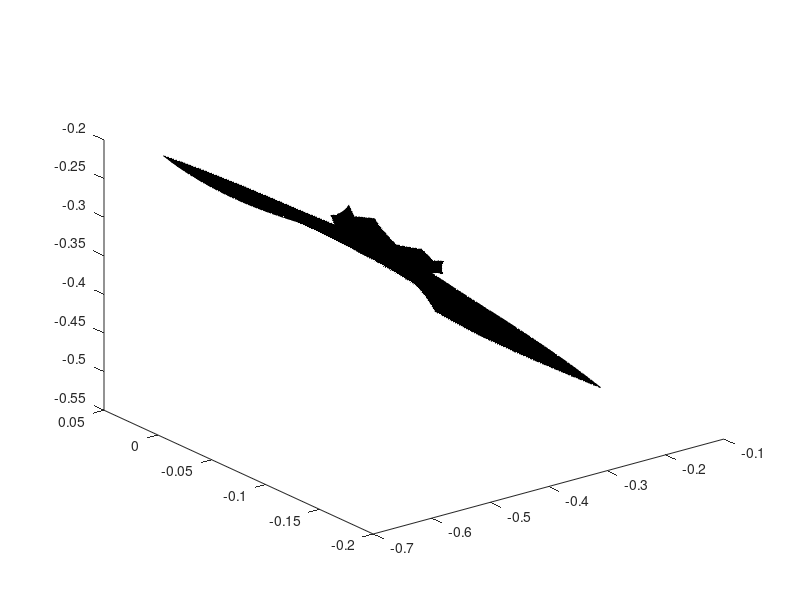

Write the MATLAB code that produced this figure. (Note: this script raises an error after producing the figure.)
load('./Data/UmbilicIsosurface_isodata.mat','faces')
load('./Data/UmbilicIsosurface_LocusVerts.mat')

g.vertices = LocusVerts;
g.faces = faces;


%% plot
figL=figure();
P=patch(g);
view(3)
P.FaceColor='g';
hold on;
u=plot3(LocusUmbilic(1),LocusUmbilic(2),LocusUmbilic(3),'k*');
u.LineWidth=5;
u.MarkerSize=40;

xlabel('x_0')
ylabel('x_1')
zlabel('x_2')

a = zeros(1,3); % Save how much figure is rotated (rad)

%% Rotation X0

da(1) = 0;
a(1) = a(1)+da(1);

P.Vertices = rotX(da(1),P.Vertices,LocusUmbilic);

%% Rotation X1

da(2) = 1;
a(2) = a(2)+da(2);

P.Vertices = rotY(da(2),P.Vertices,LocusUmbilic);

%% Rotation X2

da(3) = 0;
a(3) = a(3)+da(3);

P.Vertices = rotZ(da(3),P.Vertices,LocusUmbilic);

%% Set title
title({'Hyperbolic Umbilic',['rotated around x_1-direction by ' mat2str(a(2)) 'rad']})

%%
% figL.Renderer='Painter';
% orient landscape
% print(figL,'HyperbolicUmbilic.pdf','-dpdf','-fillpage')